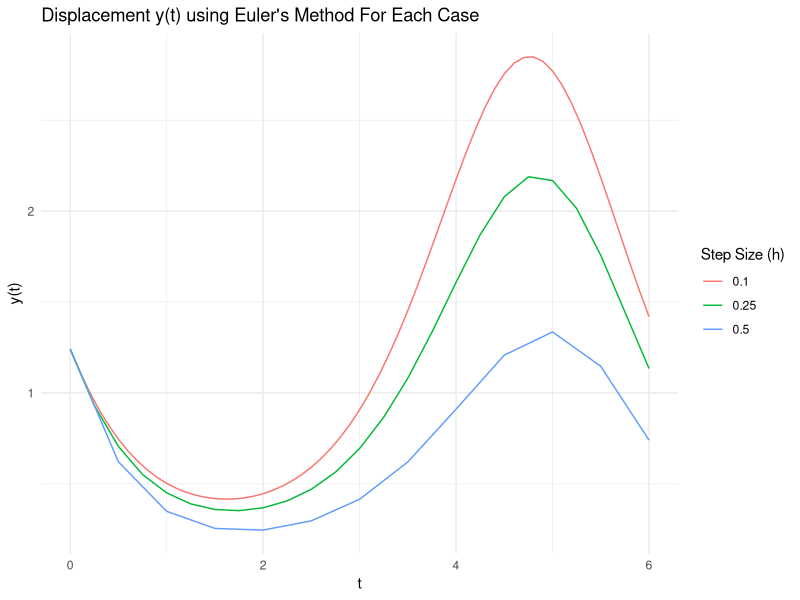
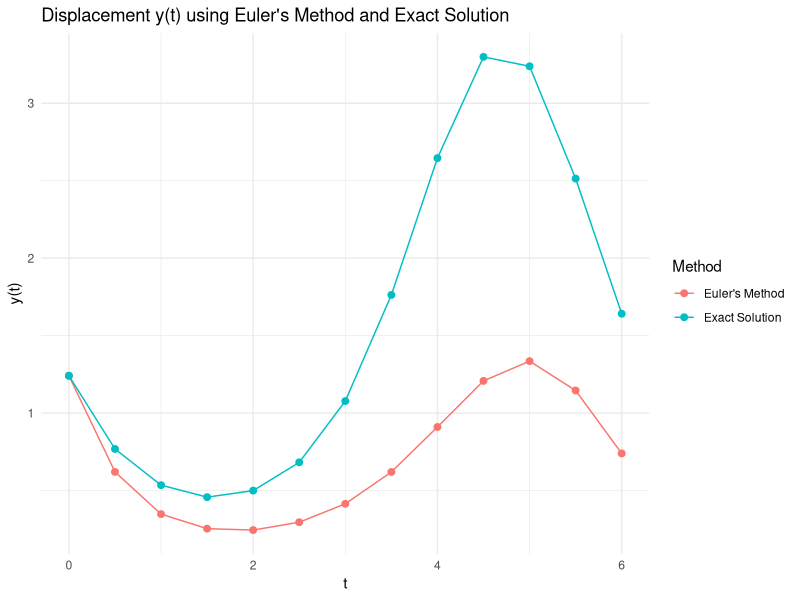

Generate these figures, in order, with R:

# Function implementing Euler's method
euler_method <- function(f, y0, t0, t_end, h) {
  t_values <- seq(t0, t_end, by = h)
  y_values <- numeric(length(t_values))
  y_values[1] <- y0
  
  for (i in 1:(length(t_values) - 1)) {
    y_values[i + 1] <- y_values[i] + h * f(t_values[i], y_values[i])
  }
  
  return(data.frame(t = t_values, y = y_values))
}

# Function representing the ODE y' = -y * cos(t)
ode_function <- function(t, y) {
  -y * cos(t)
}

# Initial conditions and parameters
y0 <- 1.241
t0 <- 0
t_end <- 6

# Calculate y(t) for different step sizes
h_values <- c(0.5, 0.25, 0.1)
solutions <- lapply(h_values, function(h) euler_method(ode_function, y0, t0, t_end, h))

# Plot the results
library(ggplot2)

plot_data <- do.call(rbind, lapply(1:length(h_values), function(i) {
  data <- solutions[[i]]
  data$h <- h_values[i]
  data
}))

ggplot(plot_data, aes(x = t, y = y, color = factor(h), group = h)) +
  geom_line() +
  labs(title = "Displacement y(t) using Euler's Method For Each Case",
       x = "t",
       y = "y(t)",
       color = "Step Size (h)") +
  theme_minimal()

# Load necessary library
library(ggplot2)

# Exact solution function based on the given formula
exact_solution <- function(t) {
  0.5 * exp(sin(2) -sin(t))
}

# Function implementing Euler's method
euler_method <- function(f, y0, t0, t_end, h) {
  t_values <- seq(t0, t_end, by = h)
  y_values <- numeric(length(t_values))
  y_values[1] <- y0
  
  for (i in 1:(length(t_values) - 1)) {
    y_values[i + 1] <- y_values[i] + h * f(t_values[i], y_values[i])
  }
  
  return(data.frame(t = t_values, y = y_values))
}

# Function representing the ODE y' = -y * cos(t)
ode_function <- function(t, y) {
  -y * cos(t)
}

# Initial conditions and parameters
y0 <- 1.241
t0 <- 0
t_end <- 6
h <- 0.5

# Calculate y(t) using Euler's Method for h = 0.5
solution_0.5 <- euler_method(ode_function, y0, t0, t_end, h)
t_0.5 <- solution_0.5$t
y_0.5 <- solution_0.5$y

# Calculate the exact solution values for comparison
y_exact_0.5 <- exact_solution(t_0.5)

# Calculate absolute and relative errors
absolute_error <- abs(y_exact_0.5 - y_0.5)
relative_error <- absolute_error / abs(y_exact_0.5)

# Create data frame for errors
error_data <- data.frame(h = t_0.5, absolute_error = absolute_error, relative_error = relative_error)
print(error_data)

# Plot the displacement using Euler's method and the exact solution
ggplot() +
  geom_line(data = solution_0.5, aes(x = t, y = y, color = "Euler's Method")) +
  geom_point(data = solution_0.5, aes(x = t, y = y, color = "Euler's Method"), size = 2) +
  geom_line(aes(x = t_0.5, y = y_exact_0.5, color = "Exact Solution")) +
  geom_point(aes(x = t_0.5, y = y_exact_0.5, color = "Exact Solution"), size = 2) +
  labs(title = "Displacement y(t) using Euler's Method and Exact Solution",
       x = "t",
       y = "y(t)",
       color = "Method") +
  theme_minimal()
